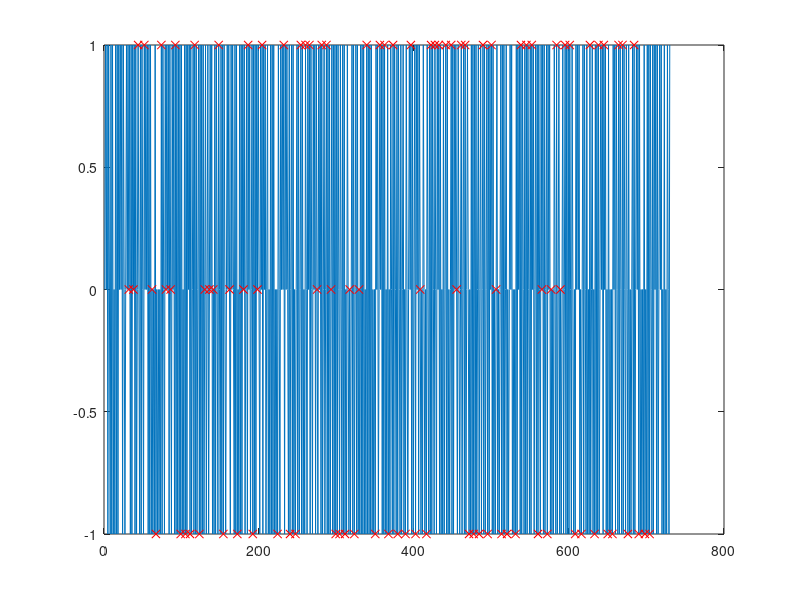

The MATLAB source for this figure: (Note: this script raises an error after producing the figure.)
clc
clear all

len=730;
signbalance=.5;
onevtwo=1/3;
y=zeros(len,1);
y(1)=0;

harshness=5; %Trade-off is structure vs balance. In theory, dynamic harshness dependent on k is the best trade-off and shortest methods section

%% vals "key":
%x
%y
%early pulse mag and +/- direction
%late pulse mag and +/- direction
%pseudorandom white noise magnitude
%shape (-1=none,0=triangle,1=square, 2=circle, 3=inf desired)
%cursor shown (0/1 false/true)

for k=2:len
    if y(k-1)==0
        if rand<signbalance
            y(k)=-1;
            signbalance=signbalance-harshness*1/len;
        else
            y(k)=1;
            signbalance=signbalance+harshness*1/len;
        end
    else
        if rand<onevtwo
            y(k)=0;
            onevtwo=onevtwo-harshness*2/len;
        else
            y(k)=-y(k-1);
            onevtwo=onevtwo+harshness*1/len;
        end
    end
end

diffs=y(2:end)-y(1:end-1);
signbalance=sum(diffs<0)-sum(diffs>0)
onevtwo=sum(abs(diffs)==1)-sum(abs(diffs)==2)


x=[y [0;sign(diffs)] [0;abs(diffs)]];

N=5;
DIR=[-1 1];
DIST=[1 2];
ntypes=5;

%Make a deck
c=0;
for k=1:N
    for kk=1:length(DIR)
        for kkk=1:length(DIST)
            for kkkk=1:ntypes
                c=c+1;
                catme(c).dat=[DIR(kk); DIST(kkk); kkkk];
            end
        end
    end
end
deck=[catme.dat];
deck=deck(:,randperm(size(deck,2)));

c=0;
d=1;
k=inf;
sd2=size(deck,2);
dist=zeros(sd2,1);
while c<len
    c=c+1;
    k=k+1;
    if (k<5)||(c<30)||(d>sd2)
        out(c).dat=[y(c); .5; 0; 0; 0; -1; 1];
        continue
    end

    %if it's k>=7, reshuffle the deck and try again
    if (sum(x(c,2:3)'==deck(1:2,d))~=2)&&(k>5)
        deck(:,d:end)=deck(:,d-1+randperm(sd2-d+1));
    end
    if sum(x(c,2:3)'==deck(1:2,d))~=2
        out(c).dat=[y(c); .5; 0; 0; 0; -1; 1];
        continue
    end

    %[c,k]
    dist(d)=c;
    k=0;
    switch deck(3,d)
        case 1
            out(c).dat=[y(c); .5; 1; 0; 0; -1; 1];
        case 2
            out(c).dat=[y(c); .5; -1; 0; 0; -1; 1];
        case 3
            out(c).dat=[y(c); .5; 0; 1; 0; -1; 1];
        case 4
            out(c).dat=[y(c); .5; 0; -1; 0; -1; 1];
        case 5
            out(c).dat=[y(c); .5; 0; 0; 1; -1; 1];
    end
    d=d+1;
end

figure(1)
clf
plot(1:len,y,dist,y(dist),'rx')
length(out)
size([out.dat])

for s=1:4 %5 warmups on each, cursor shown
    for k=1:5
        c=c+1;
        out(c).dat=[0; 0; 0; 0; 0; s; 1];
    end
end

for s=1:4 %5 warmups on each, cursor not shown
    for k=1:5
        c=c+1;
        out(c).dat=[0; 0; 0; 0; 0; s; 0];
    end
end

SnMag=zeros(2,4*5*20);
k=0;
for s=1:4
    for n=linspace(0,3,5)
        for ITER=1:20
            k=k+1;
            SnMag(:,k)=[n;s];
        end
    end
end
SnMag=SnMag(:,randperm(4*5*20));

for k=1:4*5*20
    c=c+1;
    out(c).dat=[0; 0; 0; 0; SnMag(:,k); 0];
end

o=[out.dat]';
o(1:730,1)=o(1:730,1)*.15-.025;
o=[(1:length(out))' o];
fid=fopen('../Data/input.dat','w');
fprintf(fid,'%5.0f\t%6.4f\t%6.4f\t%6.4f\t%6.4f\t%6.4f\t%1.0f\t%1.0f\n',o');
fclose(fid);
